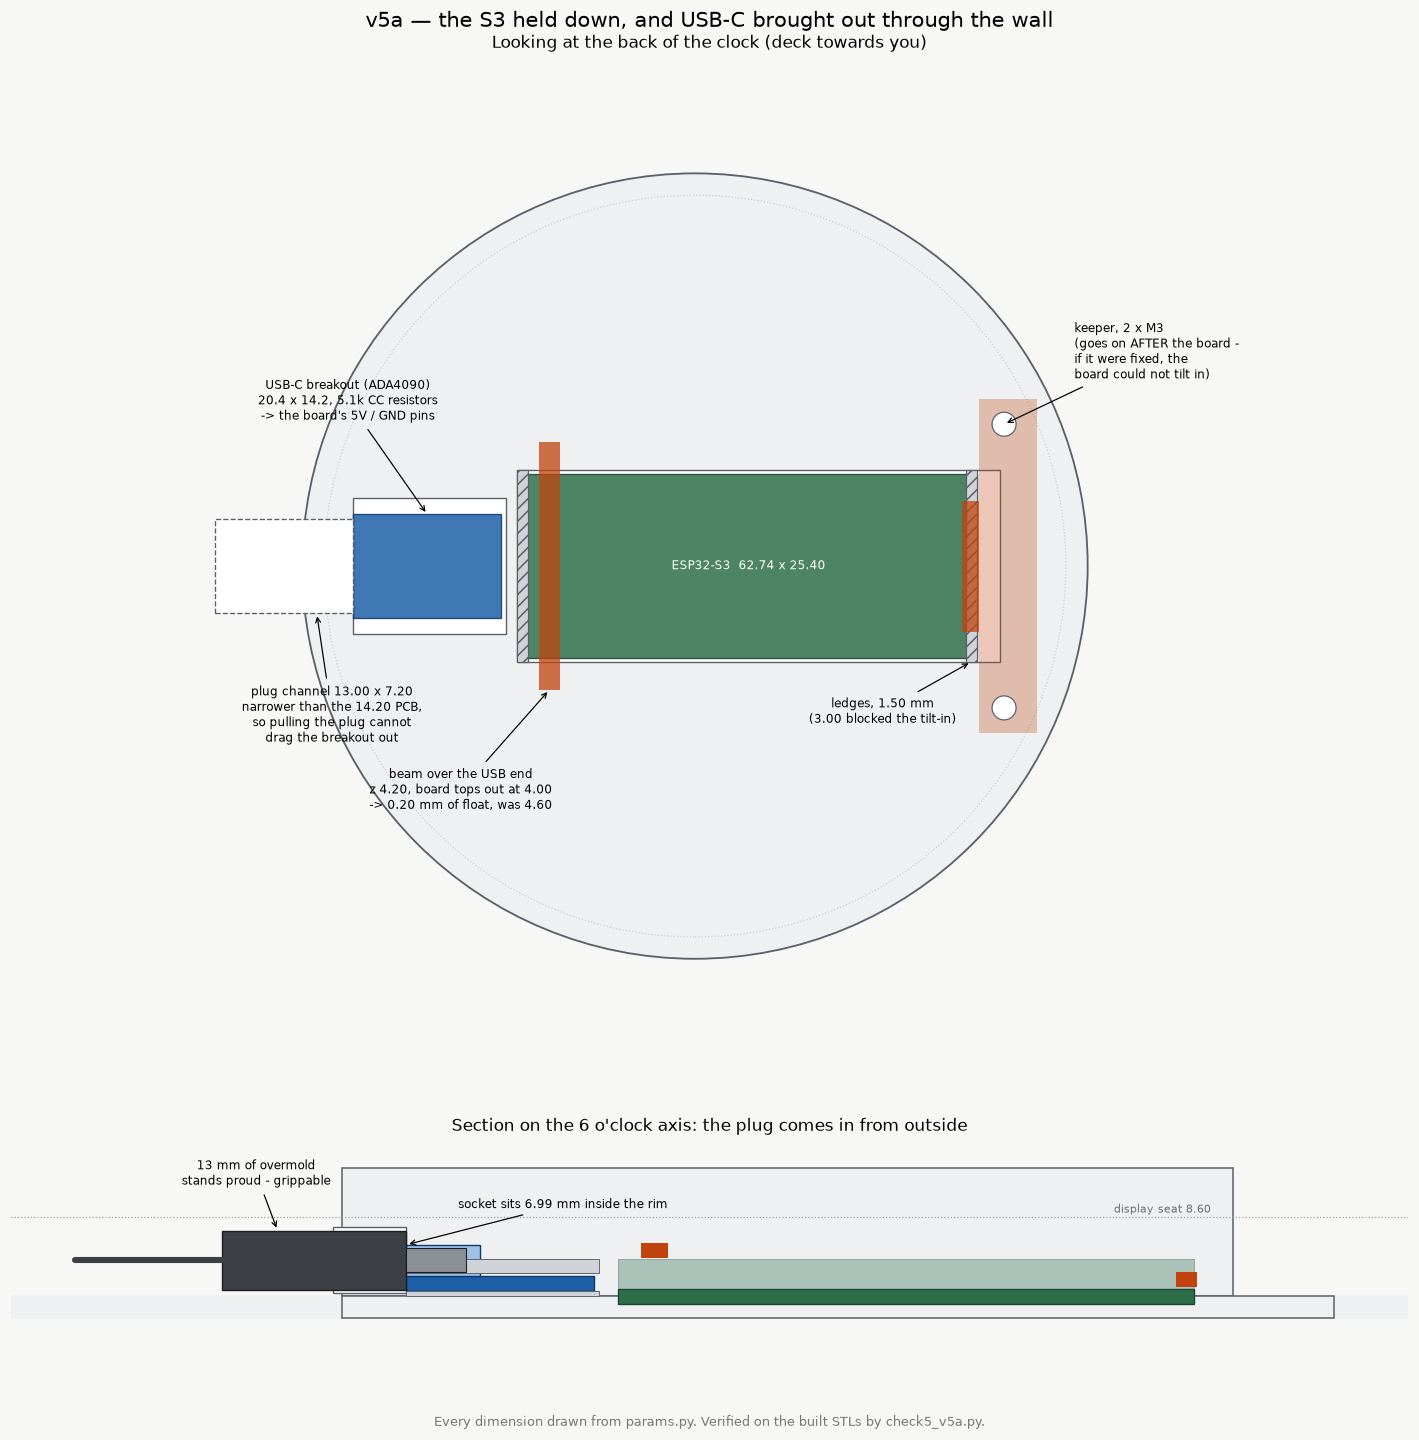

The script that saved this image:
#!/usr/bin/env python3
"""The rear end, v5a: what holds the S3 down and where the USB-C plug goes in.

Two views, both drawn from params.py:
  left   looking at the back of the clock, deck towards you
  right  a section on the 6 o'clock axis, with a plug going in
"""
import sys, math; sys.path.insert(0,'.')
import numpy as np, matplotlib
matplotlib.use('Agg')
import matplotlib.pyplot as plt
from matplotlib.patches import Rectangle, Circle, FancyArrow
from params import *

BOARD = '#2c6e49'; PLASTIC = '#cfd3d8'; EDGE = '#5a6069'
HOLD  = '#c1440e'; USB = '#1e5fa8'

def rect(ax, x0, x1, y0, y1, **kw):
    ax.add_patch(Rectangle((x0, y0), x1-x0, y1-y0, **kw))

# ---------------------------------------------------------------- rear view
fig, (a, b) = plt.subplots(2, 1, figsize=(13.0, 13.4),
                           gridspec_kw={'height_ratios': [2.7, 1.0]})
a.add_patch(Circle((0,0), R_BODY, fc='#eef0f2', ec=EDGE, lw=1.2))
a.add_patch(Circle((0,0), R_INNER, fc='none', ec='#c9ced4', lw=0.8, ls=':'))
y1 = BOARD_W/2 + BOARD_CLR
rect(a, BOARD_X0 - BOARD_CLR, WINDOW_X1_EXT, -y1, y1, fc='#ffffff', ec=EDGE, lw=0.9)
rect(a, BOARD_X0, BOARD_X1, -BOARD_W/2, BOARD_W/2, fc=BOARD, ec='#1b4332', lw=0.9, alpha=.85)
a.text((BOARD_X0+BOARD_X1)/2, 0, 'ESP32-S3  62.74 x 25.40', ha='center', va='center',
       fontsize=8, color='white')
# ledges
for x0, x1 in ((BOARD_X0 - BOARD_CLR, BOARD_X0 - BOARD_CLR + LEDGE_END),
               (BOARD_X1 - LEDGE_END, BOARD_X1)):
    rect(a, x0, x1, -y1, y1, fc=PLASTIC, ec=EDGE, lw=0.8, hatch='///')
a.annotate(f'ledges, {LEDGE_END:.2f} mm\n(3.00 blocked the tilt-in)',
           (BOARD_X1 - LEDGE_END/2, -y1), (-58, -40), textcoords='offset points',
           fontsize=8, ha='center', arrowprops=dict(arrowstyle='->', lw=.8))
# beam
yo = BEAM_PILLAR_Y + BEAM_PILLAR_W/2
rect(a, -20 - BEAM_PILLAR_W/2, -20 + BEAM_PILLAR_W/2, -yo, yo,
     fc=HOLD, ec='none', alpha=.75)
a.annotate(f'beam over the USB end\nz {BEAM_Z0:.2f}, board tops out at 4.00\n'
           f'-> {BEAM_Z0-4.0:.2f} mm of float, was 4.60',
           (-20, -yo), (-58, -78), textcoords='offset points', fontsize=8, ha='center',
           arrowprops=dict(arrowstyle='->', lw=.8))
# keeper
rect(a, BOARD_X1 + 0.30, KEEP_PLATE_X1, -KEEP_PLATE_HY, KEEP_PLATE_HY,
     fc=HOLD, ec='none', alpha=.30)
rect(a, BOARD_X1 - KEEP_TONGUE_L, BOARD_X1 + 0.30, -KEEP_TONGUE_HY, KEEP_TONGUE_HY,
     fc=HOLD, ec='none', alpha=.75)
for sy in (1, -1):
    a.add_patch(Circle((KEEP_SCREW_X, sy*KEEP_SCREW_Y), KEEP_SCREW_D/2,
                       fc='white', ec=EDGE, lw=.8))
a.annotate('keeper, 2 x M3\n(goes on AFTER the board -\nif it were fixed, the\n'
           'board could not tilt in)',
           (KEEP_SCREW_X, KEEP_SCREW_Y), (46, 30), textcoords='offset points',
           fontsize=8, arrowprops=dict(arrowstyle='->', lw=.8))
# usb-c bay
rect(a, USBC_FACE_X, USBC_BAY_X1, -USBC_RAIL_HY, USBC_RAIL_HY,
     fc='#ffffff', ec=EDGE, lw=0.9)
rect(a, USBC_FACE_X, USBC_FACE_X + USBC_PCB_L, -USBC_PCB_W/2, USBC_PCB_W/2,
     fc=USB, ec='#0d3a68', lw=.9, alpha=.85)
rect(a, -R_BODY - 12, USBC_FACE_X, -PLUG_CH_W/2, PLUG_CH_W/2,
     fc='#ffffff', ec=EDGE, lw=.9, ls='--')
a.annotate(f'USB-C breakout (ADA4090)\n20.4 x 14.2, 5.1k CC resistors\n'
           f'-> the board\'s 5V / GND pins',
           ((2*USBC_FACE_X + USBC_PCB_L)/2, USBC_PCB_W/2), (-52, 62),
           textcoords='offset points', fontsize=8, ha='center',
           arrowprops=dict(arrowstyle='->', lw=.8))
a.annotate(f'plug channel {PLUG_CH_W:.2f} x {PLUG_CH_H:.2f}\n'
           f'narrower than the 14.20 PCB,\nso pulling the plug cannot\ndrag the breakout out',
           (-52, -PLUG_CH_W/2), (10, -84), textcoords='offset points', fontsize=8, ha='center',
           arrowprops=dict(arrowstyle='->', lw=.8))
a.set_xlim(-82, 86); a.set_ylim(-70, 70); a.set_aspect('equal'); a.axis('off')
a.set_title('Looking at the back of the clock (deck towards you)', fontsize=11)

# ---------------------------------------------------------------- section
b.set_title("Section on the 6 o'clock axis: the plug comes in from outside",
            fontsize=11, pad=6)
b.axhspan(Z_DECK, Z_BACK, -100, 100, color='#eef0f2')
rect(b, -R_BODY, -WIRE_SLOT_END, Z_BACK, 14.0, fc='#eef0f2', ec=EDGE, lw=1.0)
rect(b, -R_BODY, R_BODY, Z_DECK, Z_BACK, fc='#eef0f2', ec=EDGE, lw=1.0)
# plug channel through the wall
rect(b, -R_BODY - 1, USBC_FACE_X, PLUG_CH_Z0, PLUG_CH_Z0 + PLUG_CH_H,
     fc='white', ec=EDGE, lw=.9)
# the breakout
rect(b, USBC_FACE_X, USBC_FACE_X + USBC_PCB_L, USBC_Z, USBC_Z + 1.6,
     fc=USB, ec='#0d3a68', lw=.9)
rect(b, USBC_FACE_X, USBC_FACE_X + 8.0, USBC_Z + 1.6, USBC_Z + USBC_PCB_H,
     fc='#9fc0e6', ec='#0d3a68', lw=.9)
rect(b, USBC_FACE_X, USBC_BAY_X1, -0.0, USBC_Z, fc=PLASTIC, ec=EDGE, lw=.6)
rect(b, USBC_FACE_X, USBC_BAY_X1, USBC_LIP_Z0, USBC_LIP_Z1, fc=PLASTIC, ec=EDGE, lw=.6)
# the plug
plug_x0 = USBC_FACE_X - 20.0
rect(b, plug_x0, USBC_FACE_X, USBC_PORT_Z - PLUG_H/2, USBC_PORT_Z + PLUG_H/2,
     fc='#3c3f45', ec='#1b1d20', lw=.9)
rect(b, USBC_FACE_X, USBC_FACE_X + 6.5, USBC_PORT_Z - 1.3, USBC_PORT_Z + 1.3,
     fc='#8b8f96', ec='#1b1d20', lw=.7)
b.plot([plug_x0 - 16, plug_x0], [USBC_PORT_Z, USBC_PORT_Z], color='#3c3f45', lw=4,
       solid_capstyle='round')
b.annotate(f'{20.0 - (R_BODY + USBC_FACE_X):.0f} mm of overmold\nstands proud - grippable',
           (plug_x0 + 6, USBC_PORT_Z + PLUG_H/2), (-14, 30), textcoords='offset points',
           fontsize=8, ha='center', arrowprops=dict(arrowstyle='->', lw=.8))
b.annotate(f'socket sits {R_BODY + USBC_FACE_X:.2f} mm inside the rim',
           (USBC_FACE_X, USBC_Z + USBC_PCB_H), (34, 24), textcoords='offset points',
           fontsize=8, arrowprops=dict(arrowstyle='->', lw=.8))
# board and beam
rect(b, BOARD_X0, BOARD_X1, Z_BACK - 0.80, Z_BACK - 0.80 + BOARD_T,
     fc=BOARD, ec='#1b4332', lw=.9)
rect(b, BOARD_X0, BOARD_X1, Z_BACK + 0.80, Z_BACK + 0.80 + BOARD_TALL,
     fc=BOARD, ec='#1b4332', lw=.6, alpha=.35)
rect(b, -20 - BEAM_PILLAR_W/2, -20 + BEAM_PILLAR_W/2, BEAM_Z0, BEAM_Z1,
     fc=HOLD, ec='none')
rect(b, BOARD_X1 - KEEP_TONGUE_L, BOARD_X1 + 0.30, KEEP_TONGUE_Z0, KEEP_TONGUE_Z1,
     fc=HOLD, ec='none')
b.axhline(Z_SEAT, color='#9aa1a9', lw=.8, ls=':')
b.text(30, Z_SEAT + .5, 'display seat 8.60', fontsize=7.5, color='#6a7078')
b.set_xlim(-90, 62); b.set_ylim(-7, 17); b.set_aspect('equal'); b.axis('off')

fig.patch.set_facecolor('#f7f7f5')
fig.suptitle('v5a — the S3 held down, and USB-C brought out through the wall',
             fontsize=13.5)
fig.text(0.5, 0.02, 'Every dimension drawn from params.py. Verified on the built '
         'STLs by check5_v5a.py.', ha='center', fontsize=8.5, color='#777')
fig.tight_layout()
fig.savefig('render_v5a.png', dpi=110, bbox_inches='tight')
print('wrote render_v5a.png')
